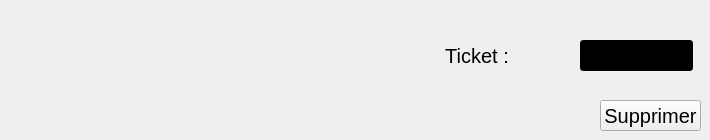
      <widget class="QWidget" name="tab_9">
       <attribute name="title">
        <string>Supprimer</string>
       </attribute>
       <widget class="QLabel" name="label_21">
        <property name="geometry">
         <rect>
          <x>440</x>
          <y>40</y>
          <width>81</width>
          <height>31</height>
         </rect>
        </property>
        <property name="font">
         <font>
          <pointsize>15</pointsize>
         </font>
        </property>
        <property name="styleSheet">
         <string notr="true">color: rgb(0, 0, 0);</string>
        </property>
        <property name="text">
         <string> Ticket :</string>
        </property>
       </widget>
       <widget class="QLineEdit" name="lineEdit_9">
        <property name="geometry">
         <rect>
          <x>580</x>
          <y>40</y>
          <width>113</width>
          <height>31</height>
         </rect>
        </property>
        <property name="font">
         <font>
          <pointsize>15</pointsize>
         </font>
        </property>
        <property name="styleSheet">
         <string notr="true">background-color: rgb(0, 0, 0);
color: rgb(255, 255, 255);</string>
        </property>
       </widget>
       <widget class="QPushButton" name="pushButton_9">
        <property name="geometry">
         <rect>
          <x>600</x>
          <y>100</y>
          <width>101</width>
          <height>31</height>
         </rect>
        </property>
        <property name="font">
         <font>
          <pointsize>15</pointsize>
         </font>
        </property>
        <property name="styleSheet">
         <string notr="true">
color: rgb(0, 0, 0);</string>
        </property>
        <property name="text">
         <string>Supprimer</string>
        </property>
       </widget>
      </widget>
